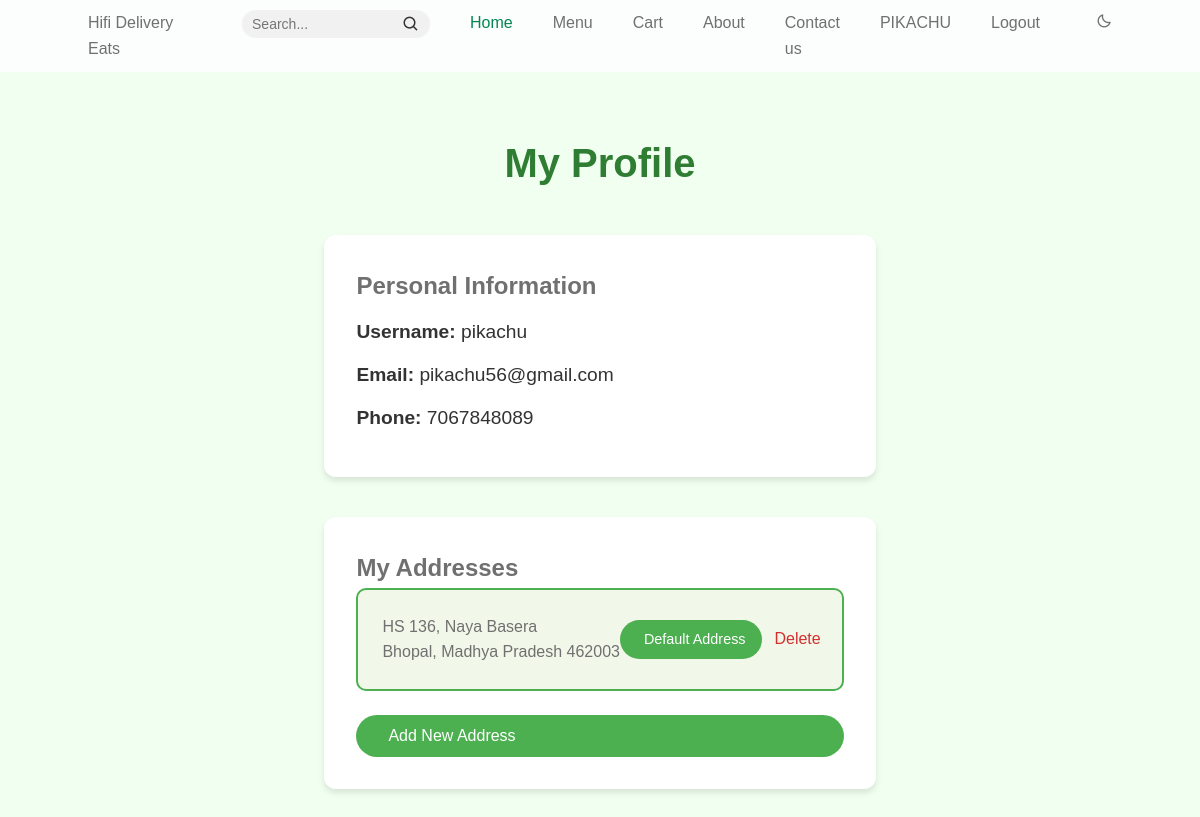
The app's page /user/profile (signed in), older data.
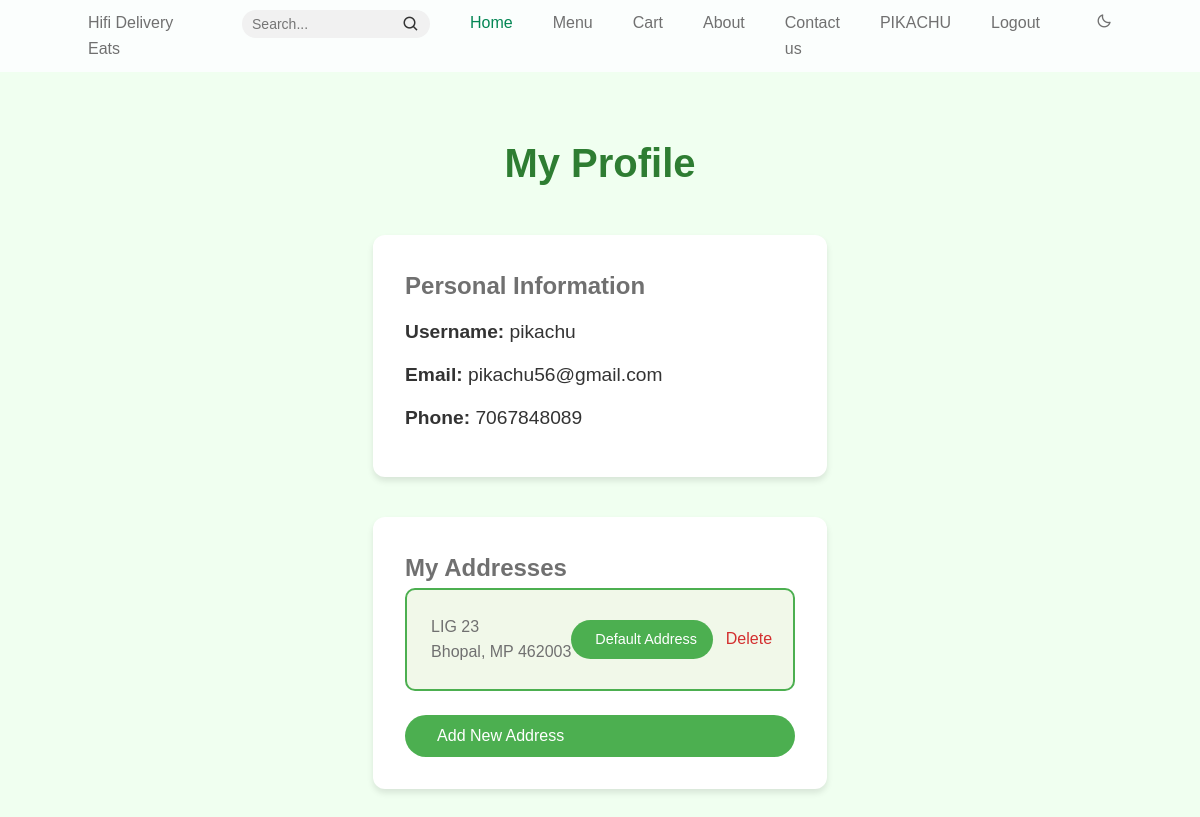
The same page, newer data.
### models.py (models this page shows, shortened)
class Customer(UserMixin, db.Model):
    __tablename__ = 'customer'
    id = db.Column(db.Integer, primary_key=True)
    username = db.Column(db.String(100))
    email = db.Column(db.String(100), unique=True)
    phone = db.Column(db.Integer,unique=True, nullable=False)
    password = db.Column(db.String(100), nullable=False)
    addresses = db.relationship("Address", backref="customer", lazy=True)

class Address(db.Model):
    __tablename__ = 'address'
    id = db.Column(db.Integer, primary_key=True)
    customer_id = db.Column(db.Integer, db.ForeignKey('customer.id'), nullable=False)
    address_line = db.Column(db.String(255), nullable=False)
    city = db.Column(db.String(50), nullable=False)
    state = db.Column(db.String(50), nullable=False)
    zip_code = db.Column(db.String(20), nullable=False)
    is_preferred = db.Column(db.Boolean, default=False)

### routes.py (the view)
    @app.route('/user/profile')
    @login_required
    def customer():
        return render_template('user/profile.html', user=current_user)

### templates/user/profile.html (shortened to what this page needs)
{% extends "index.html" %}
{% block css %}
{{ super() }}
<link rel="stylesheet" href="{{ url_for('static', filename='css/user/profile.css') }}">
{% endblock css %}
{% block content %}
<div class="profile-container">
    <div class="profile-header">
        <h1>My Profile</h1>
    </div>
    <div class="profile-section user-details">
        <h2>Personal Information</h2>
        <div class="user-info">
            <p><strong>Username:</strong> {{ current_user.username }}</p>
            <p><strong>Email:</strong> {{ current_user.email }}</p>
            <p><strong>Phone:</strong> {{ current_user.phone }}</p>
        </div>
    </div>
    <div class="profile-section addresses">
        <h2>My Addresses</h2>
        <div class="addresses-list">
            {% for address in current_user.addresses %}
            <div class="address-card {% if address.is_preferred %}preferred{% endif %}">
                <div class="address-content">
                    <p>{{ address.address_line }}</p>
                    <p>{{ address.city }}, {{ address.state }} {{ address.zip_code }}</p>
                </div>
                <div class="address-actions">
                    {% if address.is_preferred %}
                    <span class="preferred-badge"> Default Address</span>
                    {% else %}
                    <button class="btn-make-preferred" data-address-id="{{ address.id }}">
                        <i class="fas fa-star-o"></i> Set as Default
                    </button>
                    {% endif %}
                    <button class="btn-delete-address" data-address-id="{{ address.id }}">
                         Delete
                    </button>
                </div>
            </div>
            {% endfor %}
        </div>
        <button id="btn-add-address" class="btn-primary">
             Add New Address
        </button>
    </div>
</div>
{% endblock %}

### templates/index.html (shortened to what this page needs)
<!DOCTYPE html>
<html lang="en">
  <head>
    {% block css %}
      <link rel="stylesheet" href="/css/index.css" />
    {% endblock css %}
    <link
      href="https://cdn.jsdelivr.net/npm/boxicons@2.0.5/css/boxicons.min.css"
      rel="stylesheet"
    />
  </head>
  <body>
    <header class="l-header" id="header">
      <nav class="nav bd-container">
        <a href="#" class="nav__logo">Hifi Delivery Eats</a>
        <div class="nav__menu" id="nav-menu">
          <ul class="nav__list">
            <li class="nav__item">
              <form class="search-form">
                <input
                  type="text"
                  class="search-input"
                  placeholder="Search..."
                  aria-label="Search"
                />
                <button type="submit" class="search-button">
                  <i class="bx bx-search"></i>
                </button>
              </form>
            </li>
            <li class="nav__item">
              <a href="#home" class="nav__link active-link">Home</a>
            </li>
            <li class="nav__item">
              <a href="#menu" class="nav__link">Menu</a>
            </li>
            <li class="nav__item">
              <a href="#cart" class="nav__link">Cart</a>
            </li>
            <li class="nav__item">
              <a href="{{ url_for('about') }}" class="nav__link">About</a>
            </li>
            <li class="nav__item">
              <a href="{{ url_for('contact') }}" class="nav__link">Contact us</a>
            </li>
            {% if user %}
            <li class="nav__item">
              <a href="{{url_for('customer')}}" class="nav__link">{{ user.username.split()[0] | upper }}</a>
            </li>
            <li class="nav__item">
              <a href="{{ url_for('logout') }}" class="nav__link">Logout</a>
            </li>
            {% else %}
            <li class="nav__item">
              <a href="/signin" class="nav__link">Sign In</a>
            </li>
            {% endif %}
            <li class="nav__item">
              <i class="bx bx-moon change-theme" id="theme-button"></i>
            </li>
          </ul>
        </div>
      </nav>
    </header>
    <main class="l-main">
      {% block content %}{% endblock content %}
    </main>
  </body>
</html>

### static/css/index.css (style rules this page uses)
:root { --header-height: 3rem; --first-color: #048654; --first-color-alt: #ffa500; --title-color: #393939; --text-color: #707070; --text-color-light: #a6a6a6; --body-color: #fbfefd; --container-color: #ffffff; --body-font: "Poppins", sans-serif; --biggest-font-size: 2.25rem; --h1-font-size: 1.5rem; --h2-font-size: 1.25rem; --h3-font-size: 1rem; --normal-font-size: 0.938rem; --small-font-size: 0.813rem; --smaller-font-size: 0.75rem; --font-medium: 500; --font-semi-bold: 600; --mb-1: 0.5rem; --mb-2: 1rem; --mb-3: 1.5rem; --mb-4: 2rem; --mb-5: 2.5rem; --mb-6: 3rem; --z-tooltip: 10; --z-fixed: 100; }
@media screen and (min-width: 768px) { :root { --biggest-font-size: 4rem; --h1-font-size: 2.25rem; --h2-font-size: 1.5rem; --h3-font-size: 1.25rem; --normal-font-size: 1rem; --small-font-size: 0.875rem; --smaller-font-size: 0.813rem; } }
html { scroll-behavior: smooth; }
.change-theme { position: absolute; right: 1rem; top: 1.8rem; color: var(--text-color); font-size: 1rem; cursor: pointer; }
body { margin: var(--header-height) 0 0 0; font-family: var(--body-font); font-size: var(--normal-font-size); background-color: var(--body-color); color: var(--text-color); line-height: 1.6; }
h1, h2, h3, p, ul { margin: 0; }
ul { padding: 0; list-style: none; }
a { text-decoration: none; }
.bd-container { max-width: 960px; width: calc(100% - 2rem); margin-left: var(--mb-2); margin-right: var(--mb-2); }
.l-header { width: 100%; position: fixed; top: 0; left: 0; z-index: var(--z-fixed); background-color: var(--body-color); }
.nav { max-width: 1024px; height: var(--header-height); display: flex; justify-content: space-between; align-items: center; }
.nav__item { margin-bottom: var(--mb-2); }
.nav__link, .nav__logo, .nav__toggle { color: var(--text-color); font-weight: var(--font-medium); }
.nav__link { transition: 0.3s; }
.active-link { color: var(--first-color); }
@media screen and (min-width: 768px) { body { margin: 0; } }
@media screen and (min-width: 768px) { .nav { height: calc(var(--header-height) + 1.5rem); } }
@media screen and (min-width: 768px) { .nav__list { display: flex; } }
@media screen and (min-width: 768px) { .nav__item { margin-left: var(--mb-5); margin-bottom: 0; } }
@media screen and (min-width: 768px) { .change-theme { position: initial; margin-left: var(--mb-2); } }
@media screen and (min-width: 960px) { .bd-container { margin-left: auto; margin-right: auto; } }
.search-form { display: flex; align-items: center; background-color: #f1f1f1; border-radius: 25px; padding: 5px 10px; }
.search-input { border: none; outline: none; background: transparent; font-size: 14px; width: 150px; transition: width 0.3s ease; }
.search-button { background: none; border: none; cursor: pointer; padding: 0; display: flex; align-items: center; justify-content: center; }
.search-button i { font-size: 18px; color: #333; }
* { margin: 0; padding: 0; box-sizing: border-box; font-family: 'Arial', sans-serif; }
body { background-color: #f0fff0; display: flex; justify-content: center; align-items: center; height: 100vh; }
button { width: 100%; padding: 10px; background: #008000; color: white; border: none; border-radius: 5px; font-size: 16px; cursor: pointer; transition: 0.3s; }

Row changes from the older to the newer data that the page shows:
removed Address: address_line "HS 136, Naya Basera", city "Bhopal", state "Madhya Pradesh", zip_code "462003", is_preferred "Default Address"
added Address: address_line "LIG 23", city "Bhopal", state "MP", zip_code "462003", is_preferred "Default Address"
